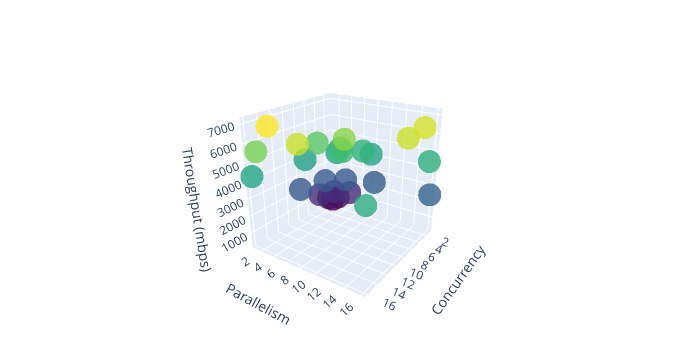

Notebook source saved alongside this figure:
### Code cell
# 3D Plot for Throughput
fig_throughput = go.Figure(data=[go.Scatter3d(
    x=df['concurrency'],
    y=df['parallelism'],
    z=df['throughput'],
    mode='markers',
    marker=dict(size=8, color=df['throughput'], colorscale='Viridis', opacity=0.8)
)])

fig_throughput.update_layout(scene=dict(
                    xaxis_title='Concurrency',
                    yaxis_title='Parallelism',
                    zaxis_title='Throughput (mbps)'),
                    width=700,
                    margin=dict(r=20, b=10, l=10, t=10)
                  )
fig_throughput.show()

### Figure 1 — Plotly figure (JSON) as saved in the notebook; plotly's stock layout.template omitted (floating-point values rounded to 4 significant figures)
{"data": [{"marker": {"color": [303.7, 598.0, 1160.0, 2323.0, 2459.0, 597.7, 1173.0, 2209.0, 4266.0, 4587.0, 1166.0, 2252.0, 4267.0, 4729.0, 6666.0, 4978.0, 4978.0, 2209.0, 4187.0, 5333.0, 5874.0, 6577.0, 4267.0, 5689.0, 7111.0, 6577.0, 4578.0], "colorscale": [[0, "#440154"], [0.1111, "#482878"], [0.2222, "#3e4989"], [0.3333, "#31688e"], [0.4444, "#26828e"], [0.5556, "#1f9e89"], [0.6667, "#35b779"], [0.7778, "#6ece58"], [0.8889, "#b5de2b"], [1, "#fde725"]], "opacity": 0.8, "size": 8}, "mode": "markers", "type": "scatter3d", "x": [1, 1, 1, 1, 1, 2, 2, 2, 2, 2, 4, 4, 4, 4, 4, 6, 7, 8, 8, 8, 8, 8, 16, 16, 16, 16, 16], "y": [1, 2, 4, 8, 16, 1, 2, 4, 8, 16, 1, 2, 4, 8, 16, 6, 7, 1, 2, 4, 8, 16, 1, 2, 4, 8, 16], "z": [303.7, 598.0, 1160.0, 2323.0, 2459.0, 597.7, 1173.0, 2209.0, 4266.0, 4587.0, 1166.0, 2252.0, 4267.0, 4729.0, 6666.0, 4978.0, 4978.0, 2209.0, 4187.0, 5333.0, 5874.0, 6577.0, 4267.0, 5689.0, 7111.0, 6577.0, 4578.0]}], "layout": {"height": 360, "margin": {"b": 10, "l": 10, "r": 20, "t": 10}, "scene": {"aspectmode": "auto", "aspectratio": {"x": 1, "y": 1, "z": 1}, "camera": {"center": {"x": 0, "y": 0, "z": 0}, "eye": {"x": 2.274, "y": 1.586, "z": 1.18}, "projection": {"type": "perspective"}, "up": {"x": 0, "y": 0, "z": 1}}, "xaxis": {"title": {"text": "Concurrency"}, "type": "linear"}, "yaxis": {"title": {"text": "Parallelism"}, "type": "linear"}, "zaxis": {"title": {"text": "Throughput (mbps)"}, "type": "linear"}}, "width": 700}}
